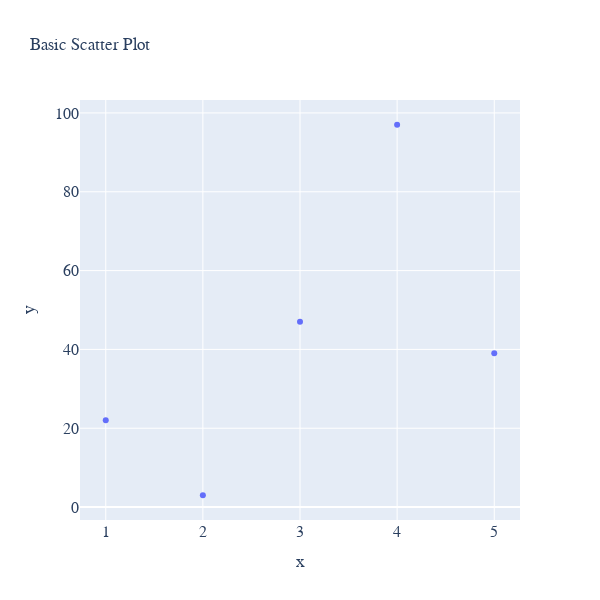

Write notebook code for a chart like this one.
### Code cell
# create figure
fig = go.Figure()

# plot data
fig.add_trace(
    go.Scatter(x=x, y=y, mode="markers", hovertemplate="<b>x:</b> %{x}<br><b>y:</b> %{y}<extra></extra>")
)

fig.update_layout(
    font_family="Averta",
    hoverlabel_font_family="Averta",
    title_text="Basic Scatter Plot",
    xaxis_title_text="x",
    xaxis_title_font_size=18,
    xaxis_tickfont_size=16,
    yaxis_title_text="y",
    yaxis_title_font_size=18,
    yaxis_tickfont_size=16,
    hoverlabel_font_size=16,
    height=600, 
    width=600
)

fig.show()

### Figure 1 — Plotly figure (JSON) as saved in the notebook; plotly's stock layout.template omitted (floating-point values rounded to 4 significant figures)
{"data": [{"hovertemplate": "<b>x:</b> %{x}<br><b>y:</b> %{y}<extra></extra>", "mode": "markers", "type": "scatter", "x": [1, 2, 3, 4, 5], "y": [22, 3, 47, 97, 39]}], "layout": {"font": {"family": "Averta"}, "height": 600, "hoverlabel": {"font": {"family": "Averta", "size": 16}}, "title": {"text": "Basic Scatter Plot"}, "width": 600, "xaxis": {"autorange": true, "range": [0.7349, 5.265], "tickfont": {"size": 16}, "title": {"font": {"size": 18}, "text": "x"}, "type": "linear"}, "yaxis": {"autorange": true, "range": [-3.279, 103.3], "tickfont": {"size": 16}, "title": {"font": {"size": 18}, "text": "y"}, "type": "linear"}}}
